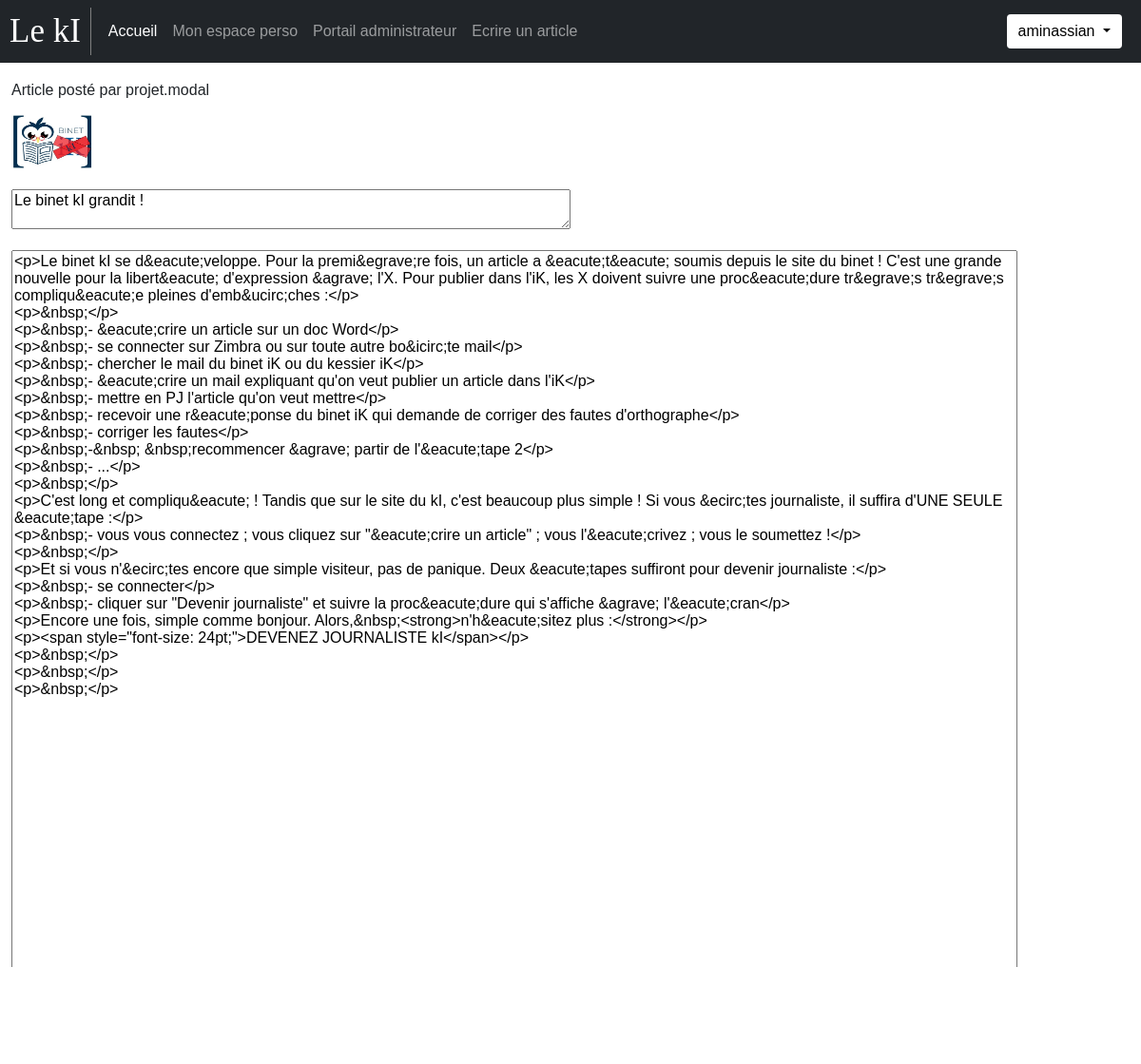
/index.php?page=review-article&id=4 (signed in), run on the app's committed database.
### tables this page shows
CREATE TABLE `articles` (
  `ID` int(11) NOT NULL,
  `id_auteur` int(11) NOT NULL,
  `titre` varchar(256) NOT NULL,
  `contenu` text NOT NULL,
  `image` varchar(256) NOT NULL,
  `statut` varchar(20) NOT NULL DEFAULT 'attente',
  `parution` timestamp NOT NULL DEFAULT current_timestamp(),
  `maj` timestamp NOT NULL DEFAULT current_timestamp(),
  `nb_like` int(11) NOT NULL
);

CREATE TABLE `users` (
  `ID` int(11) NOT NULL,
  `username` varchar(256) NOT NULL,
  `password` varchar(256) NOT NULL,
  `first_date` datetime NOT NULL DEFAULT current_timestamp(),
  `type` varchar(20) NOT NULL DEFAULT 'visiteur'
);

### utilities/utils_review-article.php (called while the page is built, shortened)
<?php
function runCore() {
    $id = 0;
    if (array_key_exists('id', $_GET)) {
        $id = $_GET['id'];
    }
    reviewArticle($id);
}

### content/content_review-article.php (the view, shortened to what this page needs)
<?php
function lastModifyRequest($id) {
    global $bdd;
    $req = $bdd->prepare(
        'SELECT *
        FROM modify_requests JOIN users on modify_requests.id_auteur = users.id
        WHERE id_article = ?
        ORDER BY modify_requests.id DESC');
    $req->execute(array($id));
    if ($req->rowCount() == 0) {
        return 0;
    }
    return $req->fetch();
}
function getArticle($id) {
    global $bdd;
    $req = $bdd->prepare('
        SELECT *
        FROM articles JOIN users on articles.id_auteur = users.id
        WHERE articles.id = ?');
    $req->execute(array($id));
    echo '<div class="container-fluid">';
    $article = $req->fetch();
    return $article;
}
function findMetadata($id_article) {
    $article = lastModifyRequest($id_article);
    if ($article == 0) {
        $article = getArticle($id_article);
    }
    return $article;
}
function reviewArticle($id) {
    $article = findMetadata($id);
    echo '<p>Article posté par ' . $article['username'] . '</p>
        <img src="images\\' . $article['image'] . '.jpg" style="width:88px;height:59px;margin-bottom:20px">
        <form method="post" action="index.php?page=admin" id="form_validation">
            <textarea name="titre" style="width:50%; resize:horizontal">' . htmlspecialchars($article['titre']) . '</textarea>
            <br> <br>
            <textarea name="contenu" id = "contenu" style="width:90%; height:800px">' . htmlspecialchars($article['contenu']) . '</textarea>
            <br>
            <input name="id" value=' . $id . ' type="hidden">
            <input id="newstatut" name="newstatut" type="hidden">
            <input id = "green_btn" type="button" style="background-color:green" value="Publier cet article">
            <input id = "red_btn" type="button" style="background-color:red" value="Refuser cet article">
        </form></div>';
    return 1;
}

### css/stylesperso.css (style rules this page uses)
body { font: caption; }

### data on the page
articles: id_auteur.username "projet.modal", image (picture), titre "Le binet kI grandit !", contenu "<p>Le binet kI se d&eacute;veloppe. Pour la premi&egrave;re fois, un article a &eacute;t&eacute; soumis depuis le site du binet ! C'est une grande nouvelle pour la libert&eacute; d'expression &agrave; l'X. Pour publier dans l'iK, les X doivent suivre une proc&eacute;dure tr&egrave;s tr&egrave;s compliqu&eacute;e pleines d'emb&ucirc;ches :</p> <p>&nbsp;</p> <p>&nbsp;- &eacute;crire un article sur un doc Word</p> <p>&nbsp;- se connecter sur Zimbra ou sur toute autre bo&icirc;te mail</p> <p>&nbsp;- chercher le mail du binet iK ou du kessier iK</p> <p>&nbsp;- &eacute;crire un mail expliquant qu'on veut publier un article dans l'iK</p> <p>&nbsp;- mettre en PJ l'article qu'on veut mettre</p>…"

### other printed values
$description "Mon espace perso Portail administrateur Ecrire un article"
$_SESSION['username'] "aminassian"
